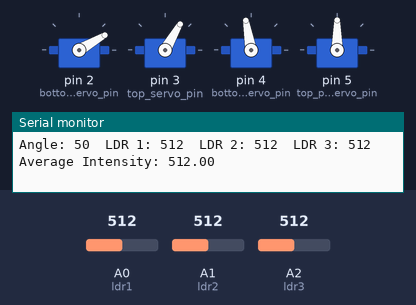
This sketch was run on a simulated Arduino Uno, built with avr-gcc and run on an emulated ATmega328P. Parts: 4 × servo, the last lines printed to the serial monitor. The test bench sets the inputs (shaded band); at power-on: A0 (ldr1) = 512, A1 (ldr2) = 512, A2 (ldr3) = 512.

Above: at 1.6 s.
1.7 s: A0 (ldr1) set to 106
At 2.25 s:
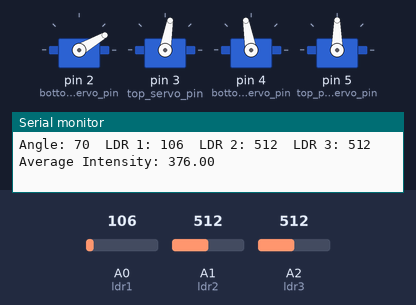
4.9 s: A0 (ldr1) set to 93
At 6.4 s:
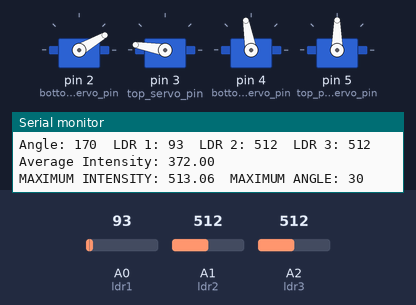
11.3 s: A1 (ldr2) set to 106
At 11.44 s:
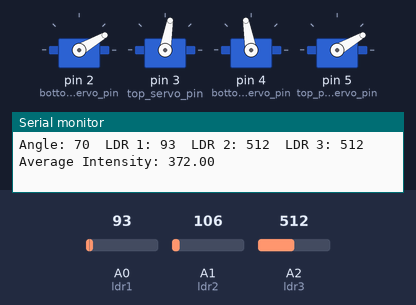
14.5 s: A1 (ldr2) set to 89
16.0 s: A2 (ldr3) set to 989
19.2 s: A2 (ldr3) set to 1008
At 26.1 s:
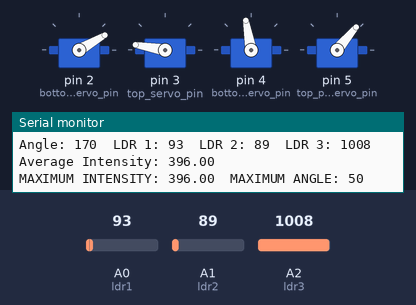
Timing chart, 0 to 29.0 s (numbered marks = the images above; inputs shaded):
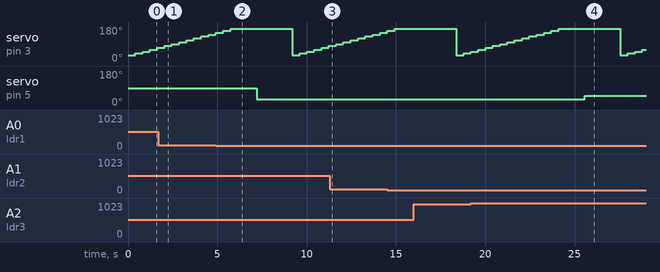

Measured:
- the behaviour switches between 100 and 99 on A0 (ldr1) (found by bisection; images 1 and 2)
- the behaviour switches between 999 and 1000 on A2 (ldr3) (found by bisection; images 3 and 4)
- after the input at 19.2 s, servo on pin 5 (top_panel_servo_pin): 30° → 50° after 6.4 s

The sketch:

Auto_Rotating_Solar_Panel.ino
```cpp
#include <Servo.h>

int pos;
int x;
int ideal_bottom_pos = 0;
int ideal_top_pos = 0;
float intensity_readings[14];
int degree_array[14];

#define bottom_servo_pin 2
#define top_servo_pin 3
#define bottom_panel_servo_pin 4
#define top_panel_servo_pin 5

#define ldr1 A0
#define ldr2 A1
#define ldr3 A2

Servo bottom_servo;
Servo top_servo;
Servo bottom_panel_servo;
Servo top_panel_servo;
Servo servo;

void setup() {
  Serial.begin(9600);

  bottom_servo.attach(bottom_servo_pin);
  top_servo.attach(top_servo_pin);
  bottom_panel_servo.attach(bottom_panel_servo_pin);
  top_panel_servo.attach(top_panel_servo_pin);

  bottom_panel_servo.write(100);
  bottom_servo.write(30);
}

void loop() {

  light_intensity();
  //seasons_routine();

}

void sweep(int servo_pin, int start_pos, int end_pos){   // Sweep Function
  servo.attach(servo_pin);

  for (pos = start_pos; pos <= end_pos; pos += 1) {
    servo.write(pos);
    delay(10);
  }
  for (pos = end_pos; pos >= start_pos; pos -= 1) {
    servo.write(pos);
    delay(10);
  }
  servo.detach();
}

void light_intensity(){   // Function to read light intensity from LDR
  pos = 30;

  for (x=0; x<=14; x+=1){
    top_servo.write(pos);

    delay(400);

    int ldr1_intensity = analogRead(ldr1);
    int ldr2_intensity = analogRead(ldr2);
    int ldr3_intensity = analogRead(ldr3);

    Serial.print("Angle: ");
    Serial.print(pos);
    Serial.print("  LDR 1: ");
    Serial.print(ldr1_intensity);
    Serial.print("  LDR 2: ");
    Serial.print(ldr2_intensity);
    Serial.print("  LDR 3: ");
    Serial.print(ldr3_intensity);

    float average_intensity = (ldr1_intensity + ldr2_intensity + ldr3_intensity)/3;

    Serial.print("  Average Intensity: ");
    Serial.println(average_intensity);

    intensity_readings[x] = average_intensity;
    degree_array[x] = pos;

    pos += 10;
  }

  float max_intensity_val = 0;
  int max_angle_val = 30;

  for (x = 0; x < (sizeof(intensity_readings) / sizeof(intensity_readings[0])); x++) {
    if (intensity_readings[x] > max_intensity_val) {
       max_intensity_val = intensity_readings[x];
       max_angle_val = 30+(x*10);
    }
  }

  Serial.print("MAXIMUM INTENSITY: ");
  Serial.print(max_intensity_val);
  Serial.print("  MAXIMUM ANGLE: ");
  Serial.println(max_angle_val);

  delay(1000);

  top_panel_servo.write(max_angle_val);

  delay(2000);
}

void seasons_routine() {
  top_panel_servo.write(30);

  for (x = 30; x <= 150; x += 20) {
    top_panel_servo.write(x);
    for (pos = 30; pos <= 150; pos += 1) { // goes from 0 degrees to 180 degrees
      // in steps of 1 degree
      bottom_panel_servo.write(pos);              // tell servo to go to position in variable 'pos'
      delay(25);                       // waits 15 ms for the servo to reach the position
    }
    for (pos = 150; pos >= 30; pos -= 1) { // goes from 180 degrees to 0 degrees
      bottom_panel_servo.write(pos);              // tell servo to go to position in variable 'pos'
      delay(25);                       // waits 15 ms for the servo to reach the position
    }
  }
}
```
